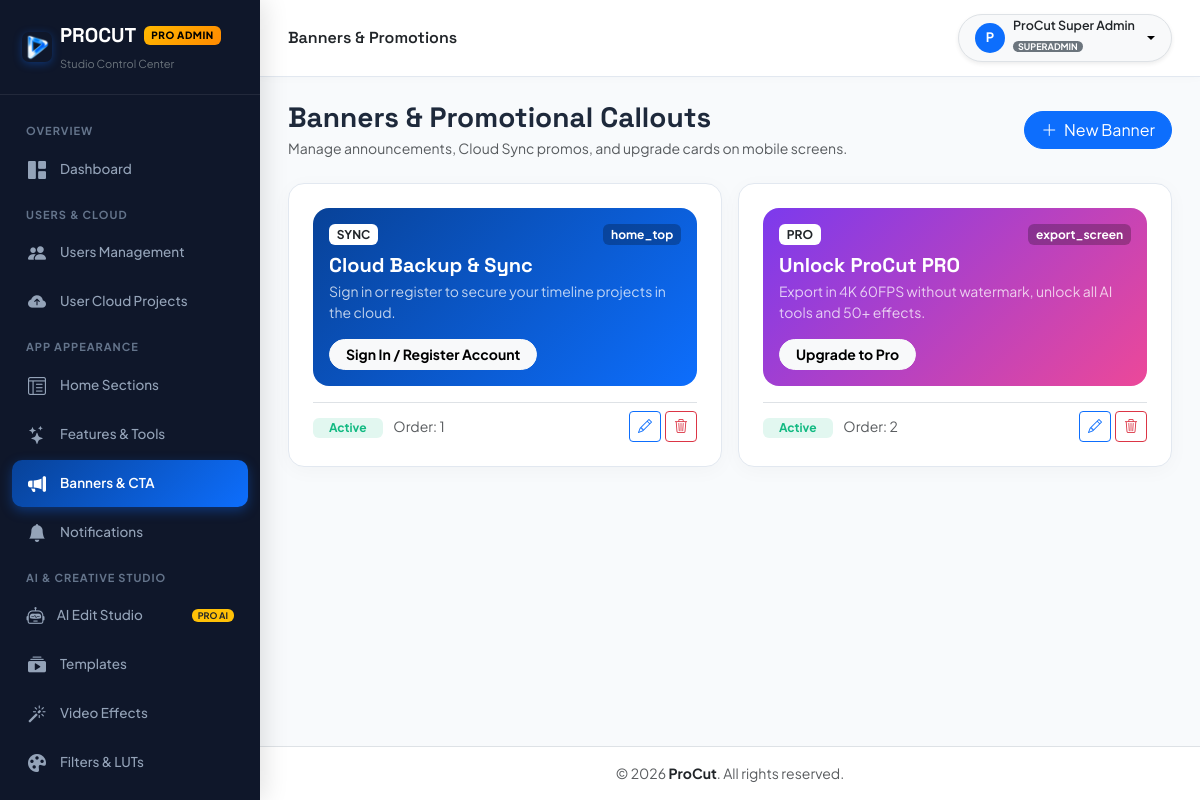
The page /admin/banners.php (signed in) on the database its author committed.
### tables this page shows
CREATE TABLE IF NOT EXISTS banners (
    id INT AUTO_INCREMENT PRIMARY KEY,
    title VARCHAR(255) NOT NULL,
    subtitle VARCHAR(255) NULL,
    badge_text VARCHAR(50) NULL,
    button_text VARCHAR(100) NULL,
    action_route VARCHAR(255) NULL,
    image_url VARCHAR(500) NULL,
    gradient_start VARCHAR(32) DEFAULT '0xFF084298',
    gradient_end VARCHAR(32) DEFAULT '0xFF0D6EFD',
    placement VARCHAR(50) DEFAULT 'home_top',
    is_enabled TINYINT(1) DEFAULT 1,
    display_order INT DEFAULT 0,
    created_at DATETIME DEFAULT CURRENT_TIMESTAMP,
    updated_at DATETIME DEFAULT CURRENT_TIMESTAMP ON UPDATE CURRENT_TIMESTAMP,
    INDEX idx_banners_order (display_order)
);

### config/database.php (called while the page is built, shortened)
<?php
class Database {
    private static ?PDO $pdo = null;
    public static function getConnection(): PDO {
        $cfgFile = dirname(__DIR__) . '/config.json';
        $cfg = [];
        if (file_exists($cfgFile)) {
            $cfg = @json_decode(file_get_contents($cfgFile), true) ?: [];
        }
        $mysqlCfg = $cfg['mysql'] ?? [];
        $host = (defined('DB_HOST') && DB_HOST !== '127.0.0.1' && DB_HOST !== 'localhost')
            ? DB_HOST
            : ($mysqlCfg['host'] ?? getenv('DB_HOST') ?: (defined('DB_HOST') ? DB_HOST : '127.0.0.1'));
        if ($host === 'localhost') {
            $host = '127.0.0.1';
        }
        $port = (defined('DB_PORT') && DB_PORT != '3306')
            ? DB_PORT
            : ($mysqlCfg['port'] ?? getenv('DB_PORT') ?: '3306');
        $dbname = (defined('DB_NAME') && DB_NAME !== 'procut_db')
            ? DB_NAME
            : ($mysqlCfg['database'] ?? getenv('DB_NAME') ?: (defined('DB_NAME') ? DB_NAME : 'procut_db'));
        $user = (defined('DB_USER') && DB_USER !== 'root')
            ? DB_USER
            : ($mysqlCfg['user'] ?? getenv('DB_USER') ?: (defined('DB_USER') ? DB_USER : 'root'));
        $pass = (defined('DB_PASS') && DB_PASS !== '')
            ? DB_PASS
            : ($mysqlCfg['password'] ?? (getenv('DB_PASS') !== false ? getenv('DB_PASS') : (defined('DB_PASS') ? DB_PASS : '')));
        $socket = '/Applications/XAMPP/xamppfiles/var/mysql/mysql.sock';
        $dsn = "mysql:host={$host};port={$port};dbname={$dbname};charset=utf8mb4";
        $options = [
            PDO::ATTR_ERRMODE            => PDO::ERRMODE_EXCEPTION,
            PDO::ATTR_DEFAULT_FETCH_MODE => PDO::FETCH_ASSOC,
            PDO::ATTR_EMULATE_PREPARES   => false,
            PDO::MYSQL_ATTR_INIT_COMMAND => "SET NAMES utf8mb4 COLLATE utf8mb4_unicode_ci"
        ];
        try {
            self::$pdo = new PDO($dsn, $user, $pass, $options);
        } catch (PDOException $e) {
            if (PHP_OS_FAMILY === 'Darwin' && empty(ini_get('open_basedir')) && @file_exists($socket)) {
                try {
                    $socketDsn = "mysql:unix_socket={$socket};dbname={$dbname};charset=utf8mb4";
                    self::$pdo = new PDO($socketDsn, $user, $pass, $options);
                    return self::$pdo;
                } catch (PDOException $e2) {
                }
            }
            $isApi = str_contains($_SERVER['REQUEST_URI'] ?? '', '/api/');
            if ($isApi) {
                http_response_code(500);
                header('Content-Type: application/json; charset=utf-8');
                die(json_encode([
                    'success' => false,
                    'error' => 'Database connection failed: ' . $e->getMessage()
                ]));
            }
            http_response_code(200);
            header('Content-Type: text/html; charset=utf-8');
            die('<!DOCTYPE html>
<html lang="en">
<head>
    <meta charset="UTF-8">
    <meta name="viewport" content="width=device-width, initial-scale=1.0">
    <title>Database Connection Required — ProCut</title>
    <link href="https://fonts.googleapis.com/css2?family=Plus+Jakarta+Sans:wght@400;600;700&display=swap" rel="stylesheet">
    <style>
        body { font-family: "Plus Jakarta Sans", sans-serif; background: #0F172A; color: #E2E8F0; display: flex; align-items: center; justify-content: center; min-height: 100vh; margin: 0; padding: 20px; }
        .box { background: rgba(30, 41, 59, 0.85); border: 1px solid rgba(255,255,255,0.1); border-radius: 16px; max-width: 580px; width: 100%; padding: 32px; box-shadow: 0 20px 50px rgba(0,0,0,0.5); }
        h2 { color: #F59E0B; margin-top: 0; font-size: 1.4rem; display: flex; align-items: center; gap: 8px; }
        p { line-height: 1.6; color: #94A3B8; font-size: 0.95rem; }
        .error-chip { background: rgba(239, 68, 68, 0.15); color: #F87171; border: 1px solid rgba(239,68,68,0.3); border-radius: 8px; padding: 10px 14px; font-family: monospace; font-size: 0.85rem; word-break: break-all; margin: 16px 0; }
        .code-box { background: #080e1a; border: 1px solid rgba(255,255,255,0.08); border-radius: 8px; padding: 14px; font-family: monospace; font-size: 0.85rem; color: #38BDF8; line-height: 1.5; margin: 16px 0; }
        .step { margin-top: 12px; color: #CBD5E1; font-size: 0.9rem; }
        strong { color: #FFF; }
    </style>
</head>
<body>
    <div class="box">
        <h2>⚠️ Database Connection Setup Required</h2>
        <p>The ProCut server cannot connect to your MySQL database with the current credentials.</p>
        <div class="error-chip">' . htmlspecialchars($e->getMessage()) . '</div>
        <p><strong>Attempted Connection:</strong><br>
        Host: <code>' . htmlspecialchars($host) . '</code> | Database: <code>' . htmlspecialchars($dbname) . '</code> | User: <code>' . htmlspecialchars($user) . '</code></p>
        <div class="step"><strong>How to Fix on InfinityFree:</strong></div>
        <p>Open <strong>File Manager</strong> &rarr; <strong>htdocs</strong> &rarr; <strong>config/config.php</strong> (or <strong>config.json</strong>) and enter your InfinityFree MySQL details:</p>
        <div class="code-box">
define(\'DB_HOST\', \'<strong>sql3xx.infinityfree.com</strong>\');<br>
define(\'DB_NAME\', \'<strong>epiz_xxxxxxx_procut_db</strong>\');<br>
define(\'DB_USER\', \'<strong>epiz_xxxxxxx</strong>\');<br>
define(\'DB_PASS\', \'<strong>your_vpanel_password</strong>\');
        </div>
        <p style="font-size:0.85rem; color:#64748B;">You can copy these 4 details directly from your InfinityFree Account Management page under <em>Database Details</em>.</p>
    </div>
</body>
</html>');
        }
        return self::$pdo;
    }
    public static function query(string $sql, array $params = []): PDOStatement {
        $stmt = self::getConnection()->prepare($sql);
        $stmt->execute($params);
        return $stmt;
    }
    public static function fetchAll(string $sql, array $params = []): array {
        return self::query($sql, $params)->fetchAll();
    }
}

### admin/banners.php (the view, shortened to what this page needs)
<?php
$banners = Database::fetchAll("SELECT * FROM banners ORDER BY display_order ASC");
require_once __DIR__ . '/includes/header.php';
require_once __DIR__ . '/includes/sidebar.php';
require_once __DIR__ . '/includes/navbar.php';
?>
<div class="d-flex flex-wrap justify-content-between align-items-center mb-4 gap-3">
    <div>
        <h3 class="fw-bold mb-1 brand-font">Banners & Promotional Callouts</h3>
        <p class="text-muted small mb-0">Manage announcements, Cloud Sync promos, and upgrade cards on mobile screens.</p>
    </div>
    <button type="button" class="btn btn-primary rounded-pill px-3" onclick="openNewBanner()">
        <i class="bi bi-plus-lg me-1"></i> New Banner
    </button>
</div>
<div class="row g-3">
    <?php foreach ($banners as $b): ?>
    <div class="col-md-6">
        <div class="pro-card p-4 h-100 d-flex flex-column">
            <div class="p-3 rounded-4 mb-3 text-white" style="background: linear-gradient(135deg, <?= str_replace('0xFF', '#', $b['gradient_start']) ?>, <?= str_replace('0xFF', '#', $b['gradient_end']) ?>);">
                <div class="d-flex justify-content-between align-items-start mb-2">
                    <span class="badge bg-white text-dark fw-bold"><?= htmlspecialchars($b['badge_text'] ?: 'ANNOUNCEMENT') ?></span>
                    <span class="badge bg-black bg-opacity-25 small"><?= htmlspecialchars($b['placement']) ?></span>
                </div>
                <h5 class="fw-bold mb-1 text-white"><?= htmlspecialchars($b['title']) ?></h5>
                <p class="small text-white text-opacity-75 mb-3"><?= htmlspecialchars($b['subtitle']) ?></p>
                <?php if (!empty($b['button_text'])): ?>
                    <button class="btn btn-sm btn-light fw-bold px-3 rounded-pill"><?= htmlspecialchars($b['button_text']) ?></button>
                <?php endif; ?>
            </div>
            <div class="d-flex justify-content-between align-items-center mt-auto pt-2 border-top">
                <div>
                    <form method="POST" action="" class="d-inline">
                        <?php if ($b['is_enabled']): ?>
                            <button type="submit" class="badge badge-soft-success border-0 px-3 py-1">Active</button>
                        <?php else: ?>
                            <button type="submit" class="badge badge-soft-danger border-0 px-3 py-1">Hidden</button>
                        <?php endif; ?>
                    </form>
                    <span class="small text-muted ms-2">Order: <?= (int)$b['display_order'] ?></span>
                </div>
                <div class="d-flex gap-1">
                    <button class="btn btn-sm btn-outline-primary" onclick='editBanner(<?= json_encode($b) ?>)'><i class="bi bi-pencil"></i></button>
                    <form method="POST" action="" onsubmit="return confirm('Delete this banner?');">
                        <button type="submit" class="btn btn-sm btn-outline-danger"><i class="bi bi-trash3"></i></button>
                    </form>
                </div>
            </div>
        </div>
    </div>
    <?php endforeach; ?>
</div>
<?php require_once __DIR__ . '/includes/footer.php'; ?>

### admin/includes/header.php (style rules this page uses)
:root { --procut-primary: #0D6EFD; --procut-primary-dark: #084298; --procut-accent: #0284C7; --procut-gold: #FFB800; --procut-sidebar-bg: #0F172A; --procut-sidebar-hover: #1E293B; --procut-card-bg: #FFFFFF; --procut-body-bg: #F8FAFC; }
html, body { width: 100%; max-width: 100vw; overflow-x: hidden; margin: 0; padding: 0; box-sizing: border-box; }
*, *::before, *::after { box-sizing: border-box; }
body { font-family: 'Plus Jakarta Sans', sans-serif; background-color: var(--procut-body-bg); color: #1E293B; min-height: 100vh; }
h1, h2, h3, h4, h5, h6, .brand-font { font-family: 'Space Grotesk', sans-serif; }
.pro-card { background: #FFFFFF; border: 1px solid #E2E8F0; border-radius: 16px; box-shadow: 0 4px 20px rgba(0, 0, 0, 0.03); transition: all 0.2s ease; max-width: 100%; box-sizing: border-box; }
.badge-soft-success { background: rgba(16, 185, 129, 0.12); color: #10B981; }

### rows shown on the page
banners: badge_text "SYNC", placement "home_top", title "Cloud Backup & Sync", subtitle "Sign in or register to secure your timeline projects in the cloud.", button_text "Sign In / Register Account", is_enabled "Active", display_order "1"
banners: badge_text "PRO", placement "export_screen", title "Unlock ProCut PRO", subtitle "Export in 4K 60FPS without watermark, unlock all AI tools and 50+ effects.", button_text "Upgrade to Pro", is_enabled "Active", display_order "2"

### other values the page prints
$pageTitle "Banners & Promotions"
substr($currentAdmin['name'] ?? 'A', 0, 1) "P"
$currentAdmin['name'] "ProCut Super Admin"
$currentAdmin['role'] "SUPERADMIN"
APP_NAME "ProCut"
